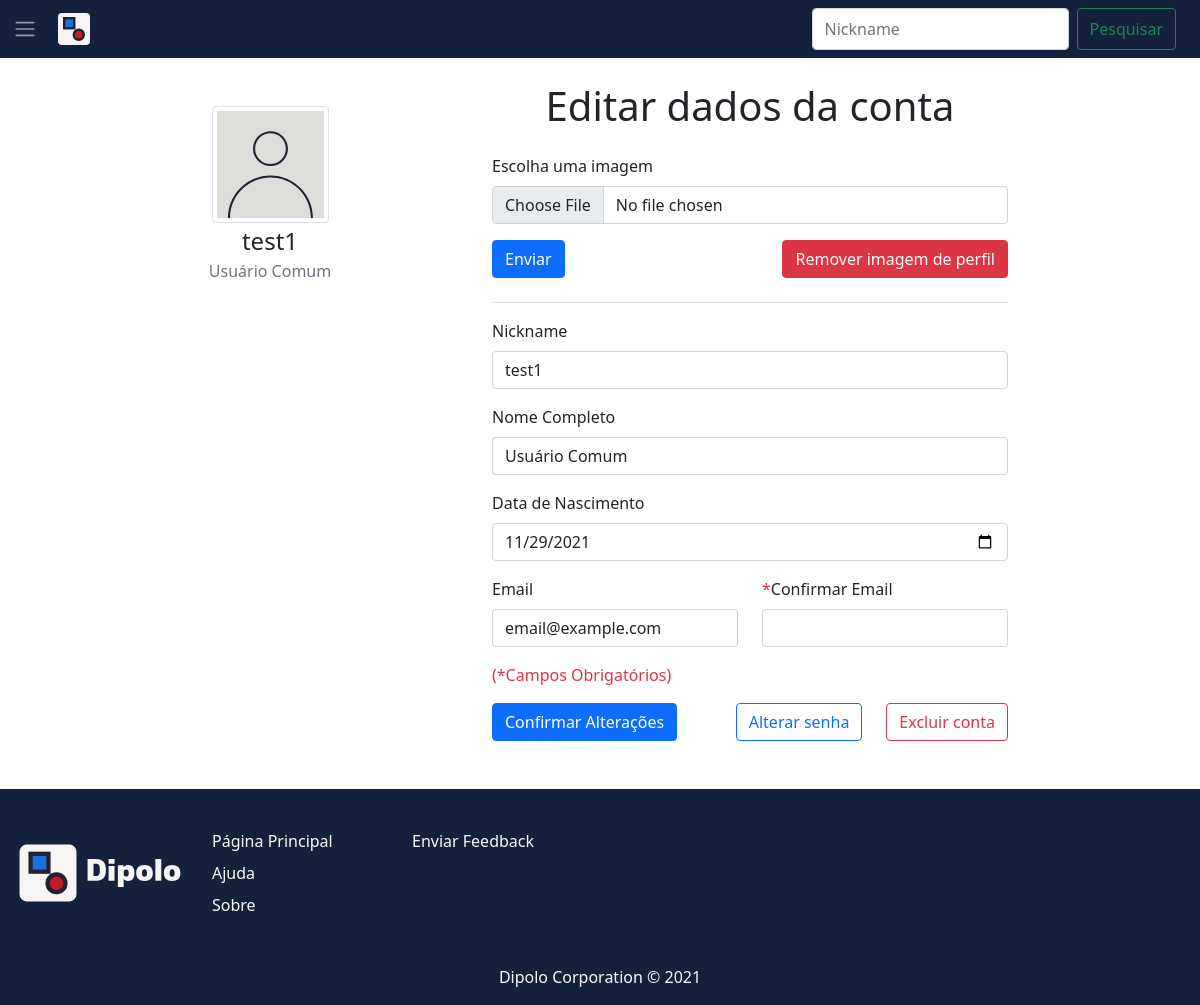
/alteracao.php (signed in), run on the app's committed database.
### tables this page shows
CREATE TABLE usuarios (
 cod_usuario int NOT NULL AUTO_INCREMENT, 
 nickname varchar(10) NOT NULL,
 nome varchar(100) NOT NULL,
 datanasc date NOT NULL,
 email varchar(35) NOT NULL,
 senha varchar(255) NOT NULL,
 adm boolean NOT NULL,
 caminho_img varchar(256),
 primary key(cod_usuario)
);

### src/return_dados.php (called while the page is built)
<?php
function return_dados($dado, $nick, $mysqli)
{
    if ($nick == "") {
        $nick = $_SESSION["nickname"];
        $nick = htmlspecialchars($nick);
    }
    $sql = "SELECT * FROM usuarios WHERE nickname LIKE '$nick';";
    $resposta = mysqli_query($mysqli, $sql);
    $usuario = mysqli_fetch_array($resposta);
    if ($dado == "nickname") {
        return $usuario["nickname"];
    } elseif ($dado == "nome") {
        return $usuario["nome"];
    } elseif ($dado == "email") {
        return $usuario["email"];
    } elseif ($dado == "datanasc") {
        return $usuario["datanasc"];
    } elseif ($dado == "adm") {
        return $usuario["adm"];
    } elseif ($dado == "cod_usuario") {
        return $usuario["cod_usuario"];
    } elseif ($dado == "caminho_img") {
        if ($usuario["caminho_img"] == null) {
            return "../imagens/no-image.svg";
        } else {
            return $usuario["caminho_img"];
        }
    }
}

### src/alteracao.php (the view, shortened to what this page needs)
<?php
include "autentica.php";
include "return_dados.php";
include "conecta_mysql.php";
?>
<html>
<head>
    <link href="css/main.css" rel="stylesheet">
    <link href="https://cdn.jsdelivr.net/npm/bootstrap@5.1.3/dist/css/bootstrap.min.css" rel="stylesheet">
</head>
<body class="d-flex flex-column min-vh-100">
    <?php
    include 'navbar.php';
    ?>
    <div class="container-flex p-5 py-4">
        <div class="container-flex pb-2">
            <?php if ($_SESSION["fez_login"]) : ?>
                <div class="row justify-content-evenly px-4">
                    <div class="col-2 py-4">
                        <div class="w-100 text-center">
                            <img src="<?php echo return_dados("caminho_img", "", $mysqli) ?>" class="img-thumbnail w-75" alt="Foto de perfil">
                        </div>
                        <p class="text-center fs-4 mb-0">
                            <?php echo return_dados("nickname", "", $mysqli); ?>
                        </p>
                        <p class="text-center fw-light text-muted"><?php echo return_dados("nome", "", $mysqli); ?></p>
                    </div>
                    <div class="col-6">
                        <h1 class="text-center mb-4">Editar dados da conta</h1>
                        <div class="mb-3 border-bottom">
                            <form action="recebe_imagem.php" id="alteracaoFormImagem" method="post" enctype="multipart/form-data">
                                <div class="mb-3">
                                    <label for="alteracaoInputImagem" class="form-label">Escolha uma imagem</label>
                                    <input type="file" id="alteracaoInputImagem" class="form-control" name="img_perfil" required>
                                </div>
                            </form>
                            <div class="row pb-2">
                                <div class="col-auto me-auto">
                                    <button type="submit" class="btn btn-primary" form="alteracaoFormImagem">Enviar</button>
                                </div>
                                <div class="col-auto">
                                    <form action="recebe_imagem.php" method="post" enctype="multipart/form-data">
                                        <button type="submit" class="btn btn-danger">Remover imagem de perfil</button>
                                    </form>
                                </div>
                            </div>
                        </div>
                        <form action="recebe_alteracao.php" method="POST">
                            <div class="mb-3">
                                <label for="alteracaoInputNickname" class="form-label">Nickname</label>
                                <input type="text" id="alteracaoInputNickname" class="form-control" name="nickname" size="10" maxlength="10" value="<?php echo return_dados("nickname", "", $mysqli); ?>" required>
                            </div>
                            <div class="mb-3">
                                <label for="alteracaoInputNome" class="form-label">Nome Completo</label>
                                <input type="text" class="form-control" id="alteracaoInputNome" name="nome" size="30" maxlength="100" value="<?php echo return_dados("nome", "", $mysqli); ?>" required>
                            </div>
                            <div class="mb-3">
                                <label for="alteracaoInputDataNasc" class="form-label">Data de Nascimento</label>
                                <input type="date" id="alteracaoInputDataNasc" class="form-control" name="datanasc" value="<?php echo return_dados("datanasc", "", $mysqli); ?>" required>
                            </div>
                            <div class="row mb-3">
                                <div class="col">
                                    <label for="alteracaoInputEmail" class="form-label">Email</label>
                                    <input type="text" id="alteracaoInputEmail" class="form-control" name="email" size="30" maxlength="35" value="<?php echo return_dados("email", "", $mysqli); ?>" required>
                                </div>
                                <div class="col">
                                    <label for="alteracaoInputConfEmail" class="form-label">
                                        <span class="text-danger">*</span>Confirmar Email
                                    </label>
                                    <input type="text" id="alteracaoInputConfEmail" class="form-control" name="confemail" size="30" maxlength="35" required>
                                </div>
                            </div>
                            <div class="text-danger mb-3">(*Campos Obrigatórios)</div>
                            <div class="row justify-content-between">
                                <div class="col-auto me-auto">
                                    <button type="submit" class="btn btn-primary">Confirmar Alterações</button>
                                </div>
                                <div class="col-auto">
                                    <a class="btn btn-outline-primary" href="altera_senha.php?cod_usuario=<?php echo return_dados("cod_usuario", "", $mysqli); ?>">
                                        Alterar senha
                                    </a>
                                </div>
                                <div class="col-auto">
                                    <button type="button" class="btn btn-outline-danger" data-bs-toggle="modal" data-bs-target="#excluirModalConta">
                                        Excluir conta
                                    </button>
                                </div>
                            </div>
                        </form>
                    </div>
                </div>
            <?php
            else : header("Location: login_cadastro.php");
            endif;
            ?>
        </div>
    </div>
    <body>
</html>

### src/css/main.css (style rules this page uses)
.bg-azul { background-color: #14213d !important; }

### data on the page
usuarios: nickname "test1", nome "Usuário Comum", datanasc "11/29/2021", email "email@example.com"
